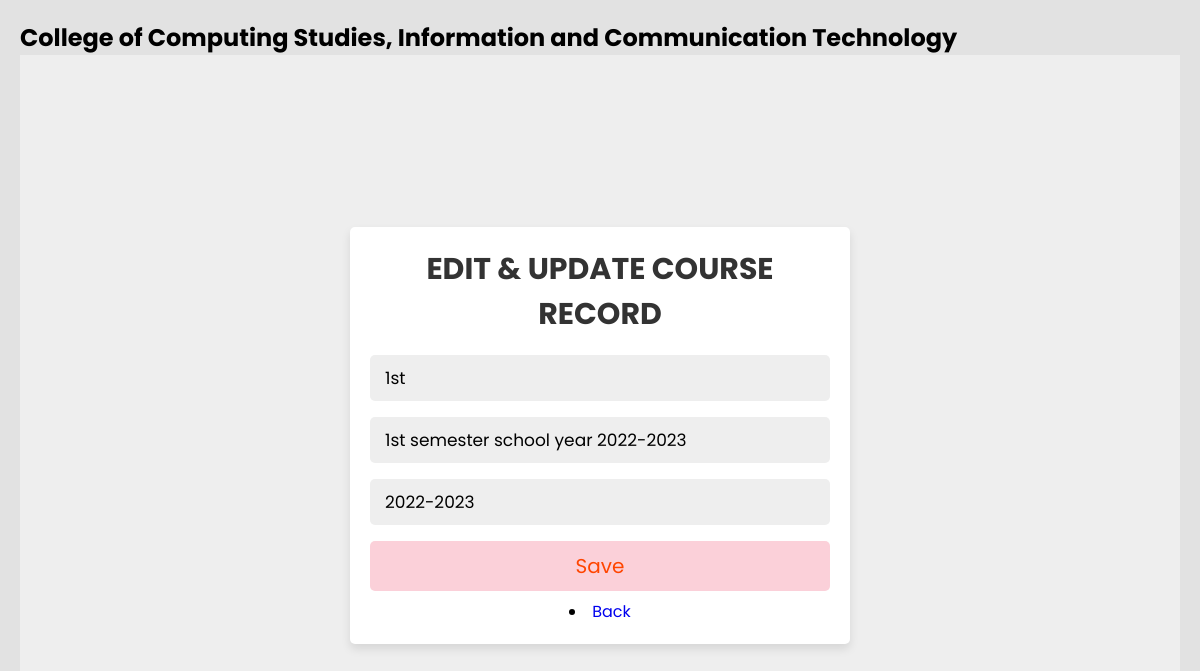
Screenshot of /semester_edit_record.php?id=7 (signed in) with the database file from the repository.
### tables this page shows
CREATE TABLE `tblsemester` (
  `id` int(11) NOT NULL AUTO_INCREMENT,
  `semester_code` varchar(50) NOT NULL,
  `semester_description` varchar(50) NOT NULL,
  `semester_year` varchar(255) NOT NULL,
  `is_active` tinyint(1) NOT NULL DEFAULT 0,
  `is_deleted` tinyint(1) NOT NULL DEFAULT 0,
  PRIMARY KEY (`id`)
);

### semester_edit_record.php (the view, shortened to what this page needs)
<?php
require("config/db_connect.php");
?>
<!DOCTYPE html>
<html lang="en">
<head>
  <link rel="stylesheet" href="css/add_record.css" />
  <link rel="stylesheet" href="https://cdnjs.cloudflare.com/ajax/libs/font-awesome/5.15.4/css/all.min.css" />
</head>
<body>
  <div class="container">
    <section class="main">
      <div class="main-top">
        <h1>College of Computing Studies, Information and Communication Technology</h1>
      </div>
      <div class="form-container">
        <?php
        $sql = "SELECT id,semester_code, semester_description,semester_year FROM tblsemester WHERE id = :recordid";
        $semester_code = "";
        $semester_description = "";
        $semester_year = "";
        try {
          $res = $conn->prepare($sql);
          $value = array(":recordid" => $_REQUEST["id"]);
          try {
            $res->execute($value);
            if ($res->rowCount() > 0) {
              $row = $res->fetch(PDO::FETCH_ASSOC);
              $semester_code  = $row["semester_code"];
              $semester_description = $row["semester_description"];
              $semester_year = $row["semester_year"];
            }
          } catch (PDOException $e) {
            die("An Error has been occured!");
          }
        } catch (PDOException $e) {
          die("An Error has been occured!");
        }
        ?>
        <form action="semester_edit_record.php" method="post">
          <h3>Edit & Update Course Record</h3>
          <input type="text" value="<?php echo "$semester_code" ?>" name="txtsemester_code" required placeholder="Enter course code">
          <input type="text" value="<?php echo "$semester_description" ?>" name="txtsemester_description" required placeholder="Enter course description">
          <input type="text" value="<?php echo "$semester_year" ?>" name="txtsemester_year" required placeholder="Enter course code">
          <input type="submit" name="btnsave" value="Save" class="form-btn">
          <li>
            <a href="semester.php">
              <span class="links_name"> Back</span>
            </a>
          </li>
        </form>
      </div>
</body>
</html>

### css/add_record.css (style rules this page uses)
* { margin: 0; padding: 0; outline: none; border: none; text-decoration: none; box-sizing: border-box; font-family: "Poppins", sans-serif; }
body { background: rgb(226, 226, 226); }
.main { position: relative; padding: 20px; width: 100%; }
.main-top { display: flex; width: 100%; }
.form-container { min-height: 100vh; display: flex; align-items: center; justify-content: center; padding:20px; padding-bottom: 60px; background: #eee; }
.form-container form { padding:20px; border-radius: 5px; box-shadow: 0 5px 10px rgba(0,0,0,.1); background: #fff; text-align: center; width: 500px; }
.form-container form h3 { font-size: 30px; text-transform: uppercase; margin-bottom: 10px; color:#333; }
.form-container form input, .form-container form select { width: 100%; padding:10px 15px; font-size: 17px; margin:8px 0; background: #eee; border-radius: 5px; }
.form-container form .form-btn { background: #fbd0d9; color:orangered; text-transform: capitalize; font-size: 20px; cursor: pointer; }

### rows the page displays
tblsemester: txtsemester_code "1st", txtsemester_description "1st semester school year 2022-2023", txtsemester_year "2022-2023"
